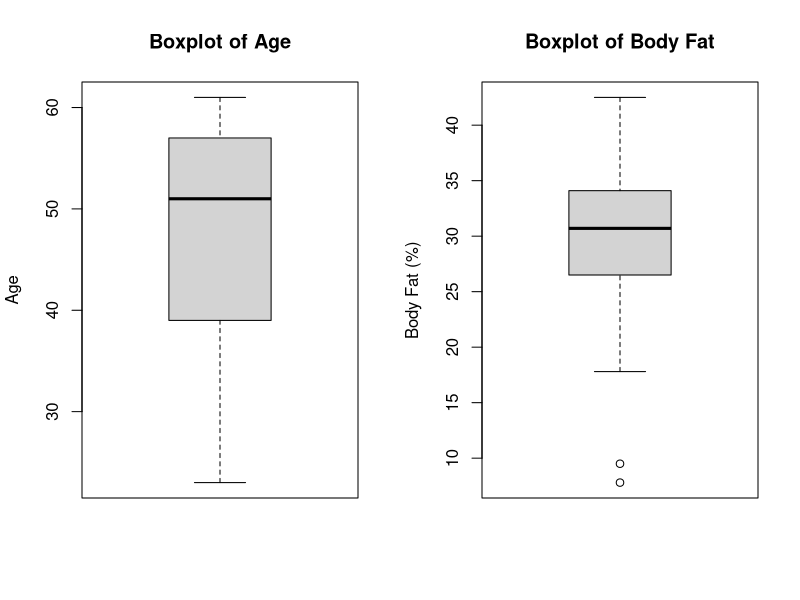
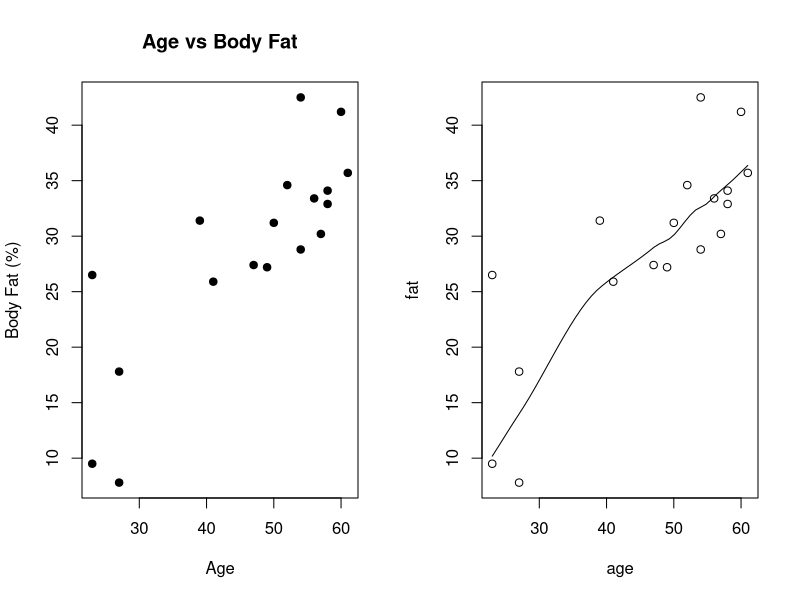
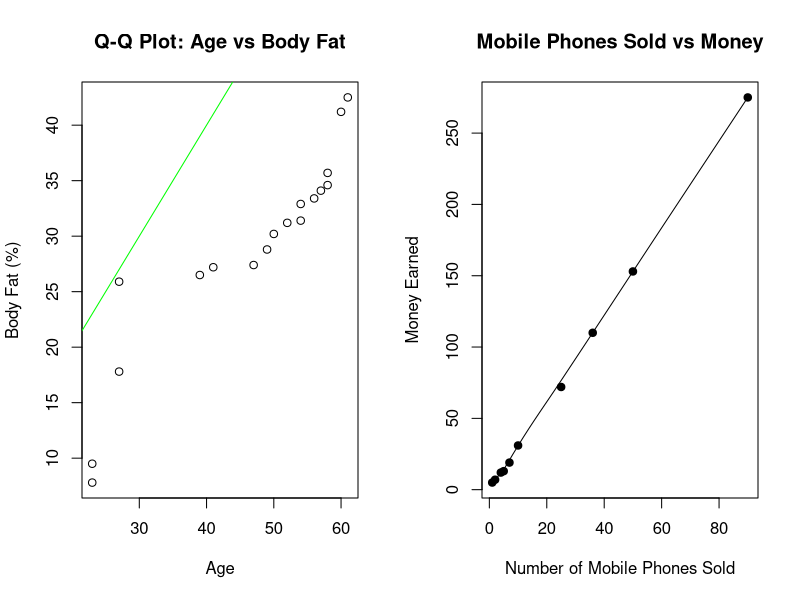
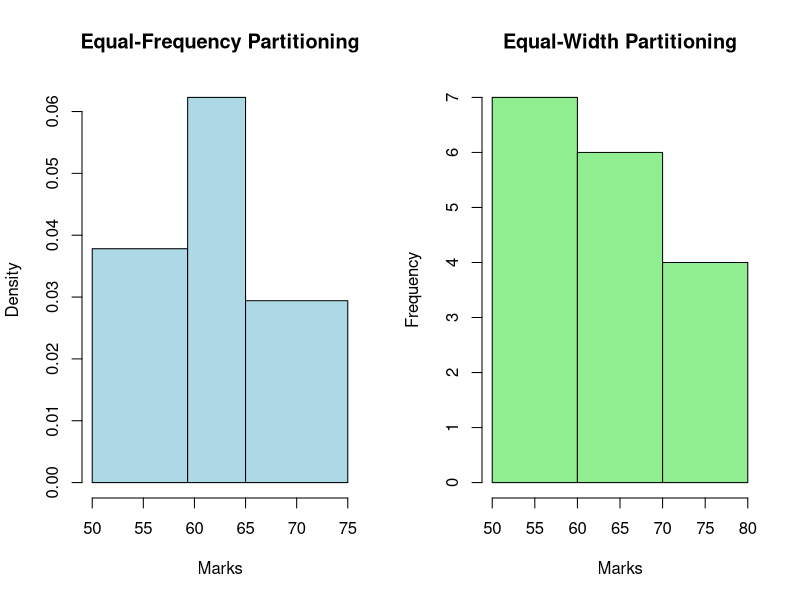

R code for these plots, in order:
#Q1. Compute the approximate median for grouped data
age <- c(5, 15, 20, 50, 80, 110)
frequency <- c(200, 450, 300, 1500, 700, 44)

# Total frequency
N <- sum(frequency)

# Find median class
cumulative_frequency <- cumsum(frequency)
median_position <- N / 2
median_class <- which(cumulative_frequency >= median_position)[1]

# Calculate approximate median
L <- c(1, 5, 15, 20, 50, 80)[median_class]
cf <- ifelse(median_class == 1, 0,
             cumulative_frequency[median_class - 1])
f <- frequency[median_class]
h <- age[median_class] - L

median_value <- L + ((N / 2 - cf) / f) * h

print(N)
print(median_value)

#Q2. Calculate mean, median, mode, midrange and quartiles
# Given sorted age data
age <- c(13, 15, 16, 16, 19, 20, 20, 21, 22, 22,
         25, 25, 25, 25, 30, 33, 33, 35, 35, 35,
         35, 36, 40, 45, 46, 52, 70)

# (a) Mean and Median
mean(age)
median(age)

# (b) Mode
mode_age <- names(table(age))[table(age) == max(table(age))]
mode_age

# (c) Midrange
(range(age)[1] + range(age)[2]) / 2

# (d) First and third quartiles
quantile(age, 0.25)
quantile(age, 0.75)

#Q3. Normalization (Reduction and Transformation)
# Data
x <- c(200, 300, 400, 600, 1000)

# (a) Min-max normalization (range 0 to 1)
min_max_norm <- (x - min(x)) / (max(x) - min(x))
print(min_max_norm)

# (b) Z-score normalization
z_score_norm <- (x - mean(x)) / sd(x)
print

#Q4. Smoothing by Binning (Reduction and Transformation)
data <- c(11,13,13,15,15,16,19,20,20,20,21,21,
          22,23,24,30,40,45,45,45,71,72,73,75)

# Divide data into 5 equal-width bins
bins <- cut(data, breaks = 5)

# (a) Smoothing by bin mean
mean_smooth <- tapply(data, bins, mean)
print(mean_smooth)

# (b) Smoothing by bin median
median_smooth <- tapply(data, bins, median)
print(median_smooth)

# (c) Bin boundaries
min_max_smooth <- tapply(
  data, bins, function(x) c(min(x), max(x))
)
print(min_max_smooth)
#Q5. Statistical Analysis of Age and Body Fat Using R
age <- c(23,23,27,27,39,41,47,49,50,52,54,54,56,57,58,58,60,61)

fat <- c(9.5,26.5,7.8,17.8,31.4,25.9,27.4,27.2,31.2,
         34.6,42.5,28.8,33.4,30.2,34.1,32.9,41.2,35.7)

# (a) Mean, median and standard deviation
mean(age)
median(age)
sd(age)

mean(fat)
median(fat)
sd(fat)

# (b) Boxplots
par(mfrow = c(1, 2))
boxplot(age, main = "Boxplot of Age", ylab = "Age")
boxplot(fat, main = "Boxplot of Body Fat", ylab = "Body Fat (%)")

# (c) Scatter plot
plot(age, fat,
     main = "Age vs Body Fat",
     xlab = "Age",
     ylab = "Body Fat (%)",
     pch = 19)
scatter.smooth(age, fat, add = TRUE)

# Q-Q plot comparing age and body fat
qqplot(age, fat,
       main = "Q-Q Plot: Age vs Body Fat",
       xlab = "Age",
       ylab = "Body Fat (%)")
abline(0, 1, col = "green")
#Q6. Normalization Using R

# Age data
v <- c(23,23,27,27,39,41,47,49,50,
       52,54,54,56,57,58,58,60,61)

# (i) Min-max normalization to [0,1]
min_max <- (35 - min(v)) / (max(v) - min(v))
print(min_max)

# (ii) Z-score normalization
m <- mean(v)
s <- 12.94
z_score <- (35 - m) / s
print(z_score)

# (iii) Decimal scaling
j <- ceiling(log10(max(abs(v)) + 1))
decimal_scaling <- 35 / (10^j)
print(decimal_scaling)
#Q7. Find Mean, Median, and Mode of Pencils Using R

# Number of pencils in each box
pencils <- c(9, 25, 23, 12, 11, 6, 7, 8, 9, 10)

# Calculate mean
mean(pencils)

# Calculate median
median(pencils)

# Calculate mode
mode_value <- names(table(pencils))[
  table(pencils) == max(table(pencils))
]
mode_value
#Q8. Scatter Plot of Mobile Phones Sold and Money

# Number of mobile phones sold
x <- c(4, 1, 5, 7, 10, 2, 50, 25, 90, 36)

# Money earned
y <- c(12, 5, 13, 19, 31, 7, 153, 72, 275, 110)

# Create scatter plot with a smooth curve
scatter.smooth(x, y,
               main = "Mobile Phones Sold vs Money",
               xlab = "Number of Mobile Phones Sold",
               ylab = "Money Earned",
               pch = 19)
#Q9. Partitioning Marks into Three Bins Using R

marks <- c(55, 60, 71, 63, 55, 65, 50, 55, 58,
           59, 61, 63, 65, 67, 71, 72, 75)

# Sort marks
sorted_marks <- sort(marks)

# (a) Equal-frequency partitioning
n <- length(sorted_marks)
bins_eq_frequency <- split(
  sorted_marks,
  rep(1:3, each = ceiling(n / 3), length.out = n)
)
print(bins_eq_frequency)

# Histogram for equal-frequency partitioning
hist(marks, breaks = quantile(marks, probs = c(0, 1/3, 2/3, 1)),
     include.lowest = TRUE,
     main = "Equal-Frequency Partitioning",
     xlab = "Marks", col = "lightblue")

# (b) Equal-width partitioning
bins_eq_width <- cut(marks, breaks = 3, include.lowest = TRUE)
print(split(marks, bins_eq_width))

# Histogram for equal-width partitioning
hist(marks, breaks = 3, include.lowest = TRUE,
     main = "Equal-Width Partitioning",
     xlab = "Marks", col = "lightgreen")
#Q10. Calculate Interquartile Range and Standard Deviation

# Car speed data
v <- c(78.3, 81.8, 82, 74.2, 83.4,
       84.5, 82.9, 77.5, 80.9, 70.6)

# Interquartile range
IQR(v)

# Standard deviation
sd(v)
#Q11. Find the First and Third Quartiles Using R

# Sorted age data
age <- c(13, 15, 16, 16, 19, 20, 20, 21, 22,
         22, 25, 25, 25, 25, 30, 33, 33, 35,
         35, 35, 35, 36, 40, 45, 46, 52, 70)

# First quartile
quantile(age, 0.25)

# Third quartile
quantile(age, 0.75)
